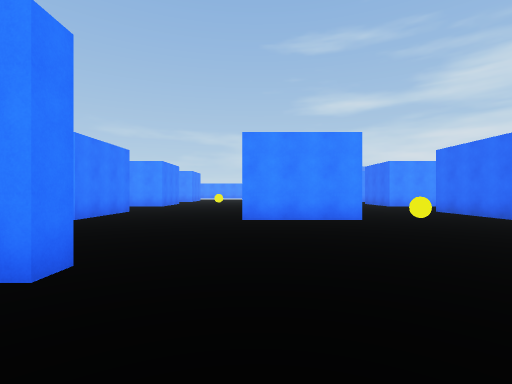
[1] (above)

18 first-person views from a walk through a 3-D level made in the Unity game engine. The camera is 1.4 m above the floor, looks level and sees 85° across. The floor is counted in squares, 2 m on a side. Each view is taken from the middle of a square. On the plan, view 1 faces up. The plan holds only what a view shows up to about 9 squares ahead; the rest is blank. The place goes on beyond the plan. Some animated figures are not drawn. Surface patterns are stand-ins for the level's own textures.

[2]
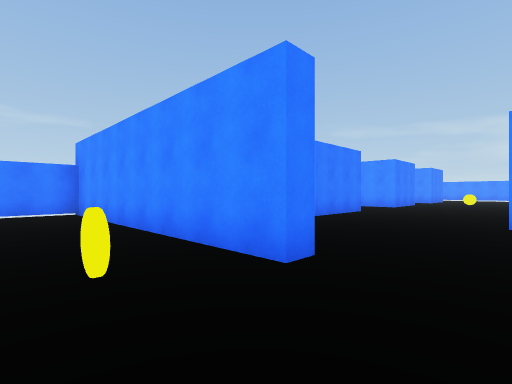

[3]
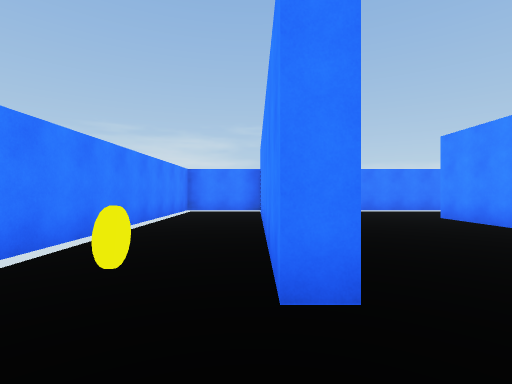

[4]
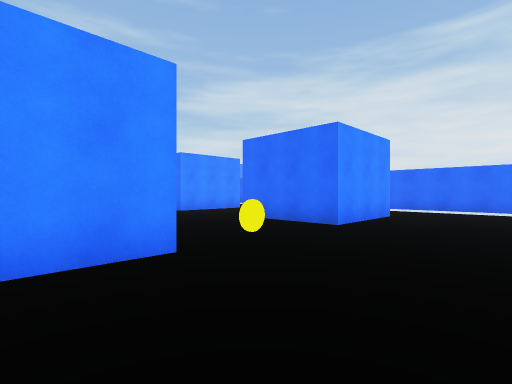

[5]
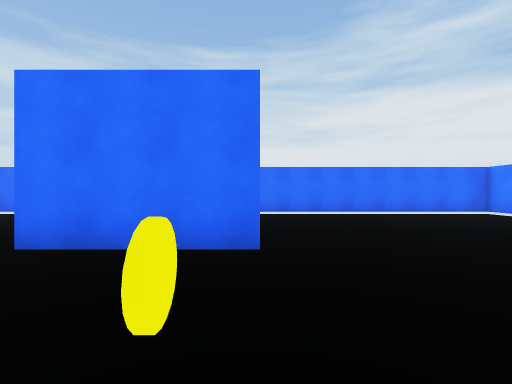

[6]
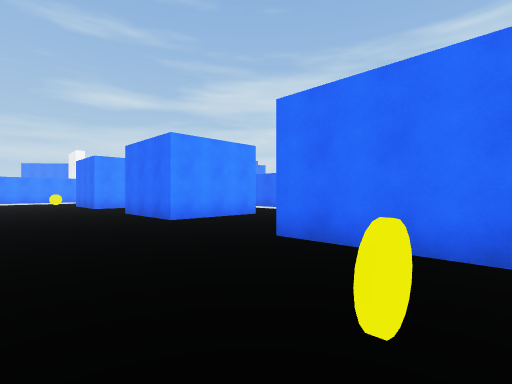

[7]
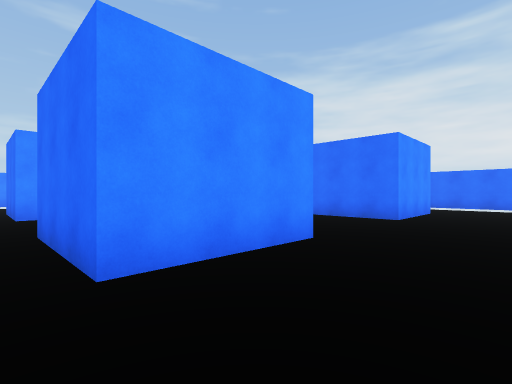

[8]
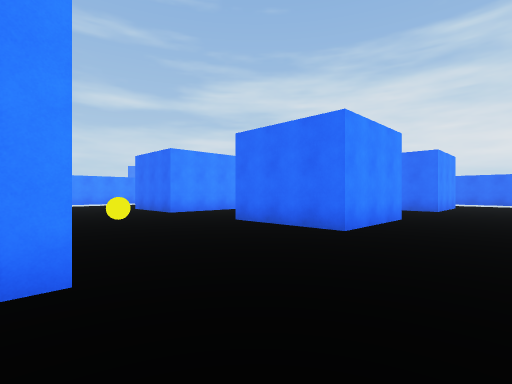

[9]
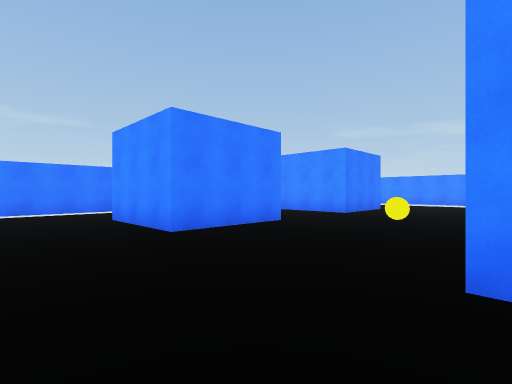

[10]
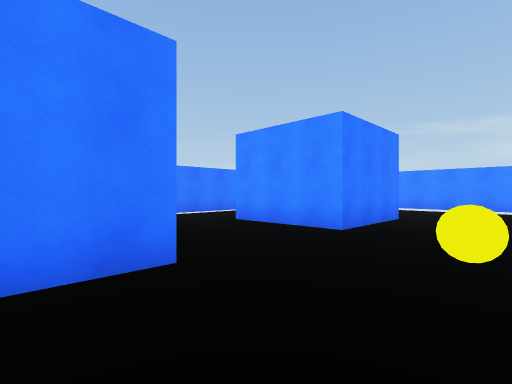

[11]
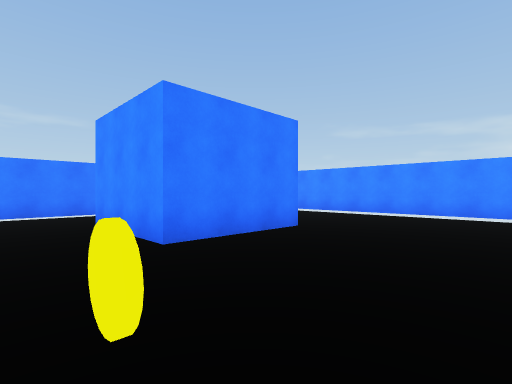

[12]
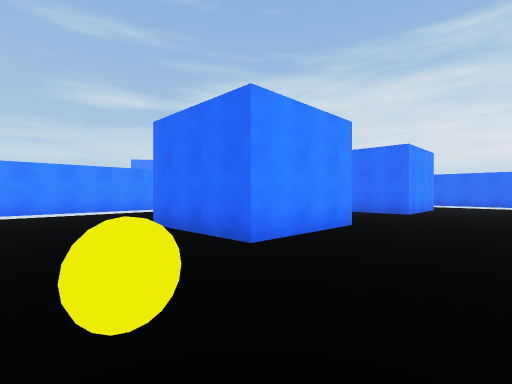

[13]
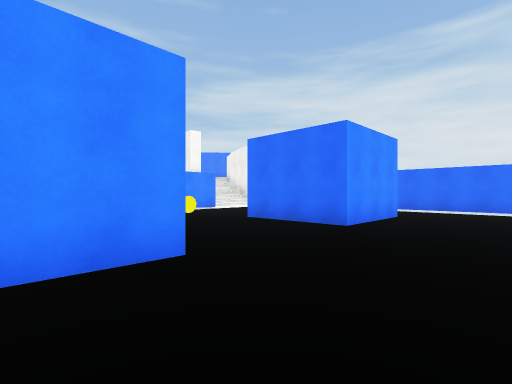

[14]
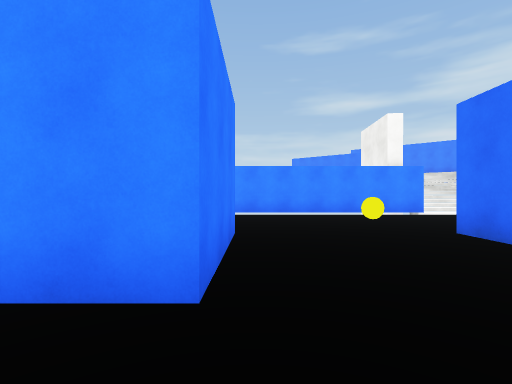

[15]
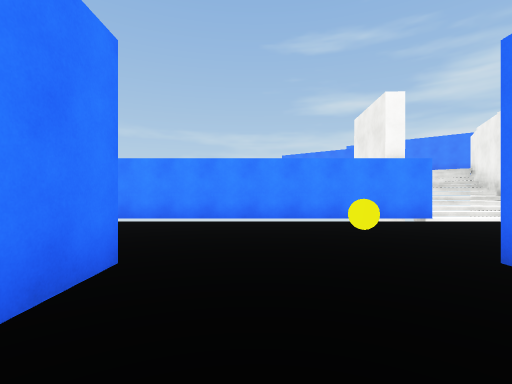

[16]
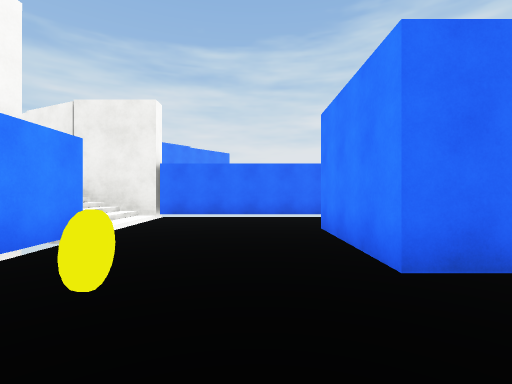

[17]
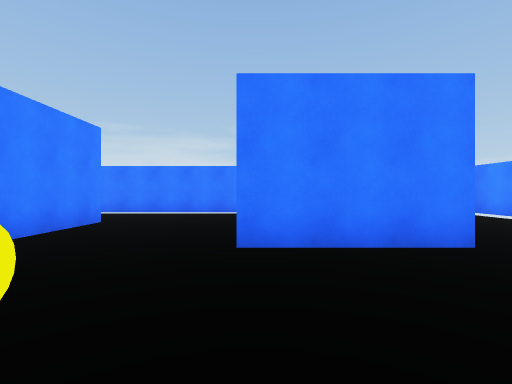

[18]
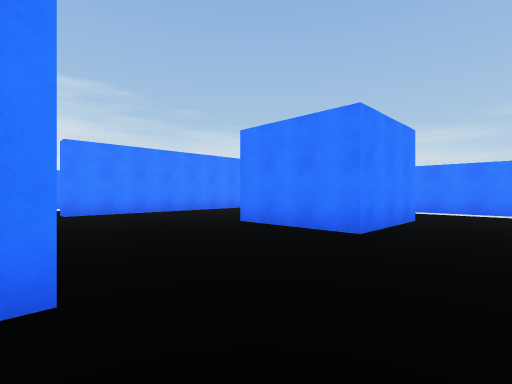

### Floor plan
Points are (right, up) in squares from view 1. A wall is a line through its corners. A room is listed if a view was taken in it or the views show most of it. See-through windows are left out.
Room 1 (views 1, 2, 3, 4, 5, 6, 7, 8, 9, 10, 11, 12, 13, 14, 15, 16, 17, 18)
walls: (2.8, 13.4) (-0.3, 13.4) (-0.3, 16.4); (2.8, 7) (-0.4, 7); (-4.5, 16.5) (-4.5, 13.4) (-7.5, 13.4); (9.4, 13.4) (6.4, 13.4) (6.4, 16.4); (-7.5, 9.9) (-4.5, 9.9) (-4.5, 7) (-7.5, 7); (-7.5, 16.4) (-4.9, 16.4); (2.6, 22.8) (2.6, 19.8) (-0.3, 19.8) (-0.3, 22.8); (9.4, 7) (6.4, 7) (6.4, 10); (9.5, 19.8) (6.4, 19.8) (6.4, 22.7) (9.4, 22.7); (11.8, 14.6) (11.8, 15.1); (-3.4, 2.7) (-1.7, 2.7) (-1.7, 2.2) (-9.6, 2.2) (-9.6, 0.4); (-4.5, 22.8) (-4.5, 19.8) (-7.5, 19.8); (11.8, 17.4) (11.8, 19); (-9.6, 20.4) (-9.6, 9.4); (11.8, 22.1) (11.8, 29); (8.2, 26.6) (-5.2, 26.6); (-8.1, 26.6) (-9.4, 26.6); (-9, -0.3) (-2.5, -0.3); (11, -0.3) (11.8, -0.3) (11.8, 6.9); (11.7, 28.5) (9.9, 29)
low walls: (10.8, 27.8) (8.9, 28); (11.7, 28.1) (9.4, 28.5)
objects: yellow coin (-2, 18); yellow coin (4, 8); yellow coin (6, 25)

Where each view was taken, in squares from view 1:
view 1: 0 up, 0 right, facing up
view 2: 0 up, 0 right, facing up-left
view 3: 2 up, 0 right, facing left
view 4: 4 up, 1 right, facing up-right
view 5: 7 up, 3 right, facing right
view 6: 7 up, 3 right, facing up-right
view 7: 11 up, 1 left, facing up-right
view 8: 11 up, 5 left, facing up-right
view 9: 11 up, 0 right, facing up-left
view 10: 15 up, 2 left, facing up-left
view 11: 18 up, 1 left, facing up-left
view 12: 17 up, 3 left, facing up-right
view 13: 17 up, 1 right, facing up-right
view 14: 18 up, 3 right, facing up
view 15: 20 up, 4 right, facing up
view 16: 24 up, 4 right, facing right
view 17: 20 up, 1 left, facing left
view 18: 12 up, 0 right, facing down-left
